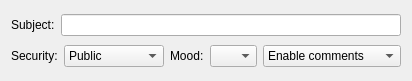
<ui version="4.0" >
 <class>MsgJournalBase</class>
 <widget class="QWidget" name="MsgJournalBase" >
  <property name="geometry" >
   <rect>
    <x>0</x>
    <y>0</y>
    <width>412</width>
    <height>81</height>
   </rect>
  </property>
  <property name="sizePolicy" >
   <sizepolicy>
    <hsizetype>5</hsizetype>
    <vsizetype>1</vsizetype>
    <horstretch>0</horstretch>
    <verstretch>0</verstretch>
   </sizepolicy>
  </property>
  <property name="windowTitle" >
   <string></string>
  </property>
  <layout class="QVBoxLayout" >
   <property name="margin" >
    <number>11</number>
   </property>
   <property name="spacing" >
    <number>6</number>
   </property>
   <item>
    <layout class="QHBoxLayout" >
     <property name="margin" >
      <number>0</number>
     </property>
     <property name="spacing" >
      <number>6</number>
     </property>
     <item>
      <widget class="QLabel" name="TextLabel1" >
       <property name="text" >
        <string>Subject:</string>
       </property>
       <property name="wordWrap" >
        <bool>false</bool>
       </property>
      </widget>
     </item>
     <item>
      <widget class="QLineEdit" name="edtSubj" />
     </item>
    </layout>
   </item>
   <item>
    <layout class="QHBoxLayout" >
     <property name="margin" >
      <number>0</number>
     </property>
     <property name="spacing" >
      <number>6</number>
     </property>
     <item>
      <widget class="QLabel" name="TextLabel2" >
       <property name="text" >
        <string>Security:</string>
       </property>
       <property name="wordWrap" >
        <bool>false</bool>
       </property>
      </widget>
     </item>
     <item>
      <widget class="QComboBox" name="cmbSecurity" >
       <item>
        <property name="text" >
         <string>Public</string>
        </property>
       </item>
       <item>
        <property name="text" >
         <string>Friends-Only</string>
        </property>
       </item>
       <item>
        <property name="text" >
         <string>Private</string>
        </property>
       </item>
      </widget>
     </item>
     <item>
      <widget class="QLabel" name="TextLabel3" >
       <property name="text" >
        <string>Mood:</string>
       </property>
       <property name="wordWrap" >
        <bool>false</bool>
       </property>
      </widget>
     </item>
     <item>
      <widget class="QComboBox" name="cmbMood" >
       <property name="sizePolicy" >
        <sizepolicy>
         <hsizetype>7</hsizetype>
         <vsizetype>0</vsizetype>
         <horstretch>0</horstretch>
         <verstretch>0</verstretch>
        </sizepolicy>
       </property>
       <item>
        <property name="text" >
         <string/>
        </property>
       </item>
      </widget>
     </item>
     <item>
      <widget class="QComboBox" name="cmbComment" >
       <item>
        <property name="text" >
         <string>Enable comments</string>
        </property>
       </item>
       <item>
        <property name="text" >
         <string>No email comments</string>
        </property>
       </item>
       <item>
        <property name="text" >
         <string>Disable comments</string>
        </property>
       </item>
      </widget>
     </item>
    </layout>
   </item>
  </layout>
 </widget>
 <resources/>
 <connections/>
</ui>
